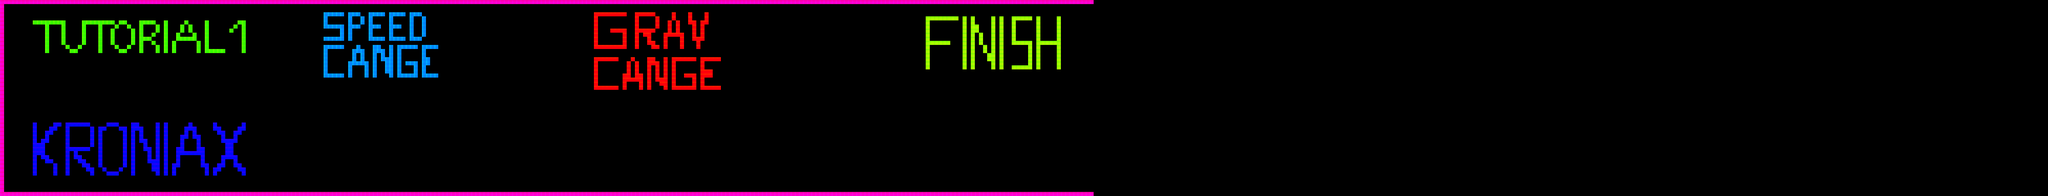

A level layout from a 2D game, rendered from its tile map. Below: a short description, then the map file with tile-grid data replaced by summaries:
An orthogonal 500x48 tile map with 15x15 px tiles, 2 tile layers (Instructions, Walls) and 3 objects (speed_change, gravity_change, finish).

<map version="1.0" orientation="orthogonal" renderorder="right-down" width="500" height="48" tilewidth="15" tileheight="15" nextobjectid="7">
 <properties>
  <property name="gravity" value="100" />
  <property name="spawn_x" value="8" />
  <property name="spawn_y" value="18" />
  <property name="velocity" value="200" />
 </properties>
 <tileset firstgid="1" name="tileset" tilewidth="15" tileheight="15" spacing="5" margin="5">
  <image source="../../sprites/background_001.jpg" width="1024" height="1024" />
 </tileset>
 <layer name="Instructions" width="500" height="48">
  <data>[24000 cells, 878 non-empty, 5 distinct tile ids]</data>
 </layer>
 <objectgroup name="Object Layer 1">
  <object id="3" type="speed_change" x="1618" y="15" width="15" height="687">
   <properties>
    <property name="time" value="1" />
    <property name="value" value="100" />
   </properties>
  </object>
  <object id="4" type="gravity_change" x="2670" y="15" width="15" height="690">
   <properties>
    <property name="time" value="1" />
    <property name="value" value="100" />
   </properties>
  </object>
  <object id="5" type="finish" x="3990" y="15" width="15" height="690" />
 </objectgroup>
 <layer name="Walls" width="500" height="48">
  <properties>
   <property name="collsion" value="" />
  </properties>
  <data>[24000 cells, 580 non-empty, 1 distinct tile ids]</data>
 </layer>
</map>
